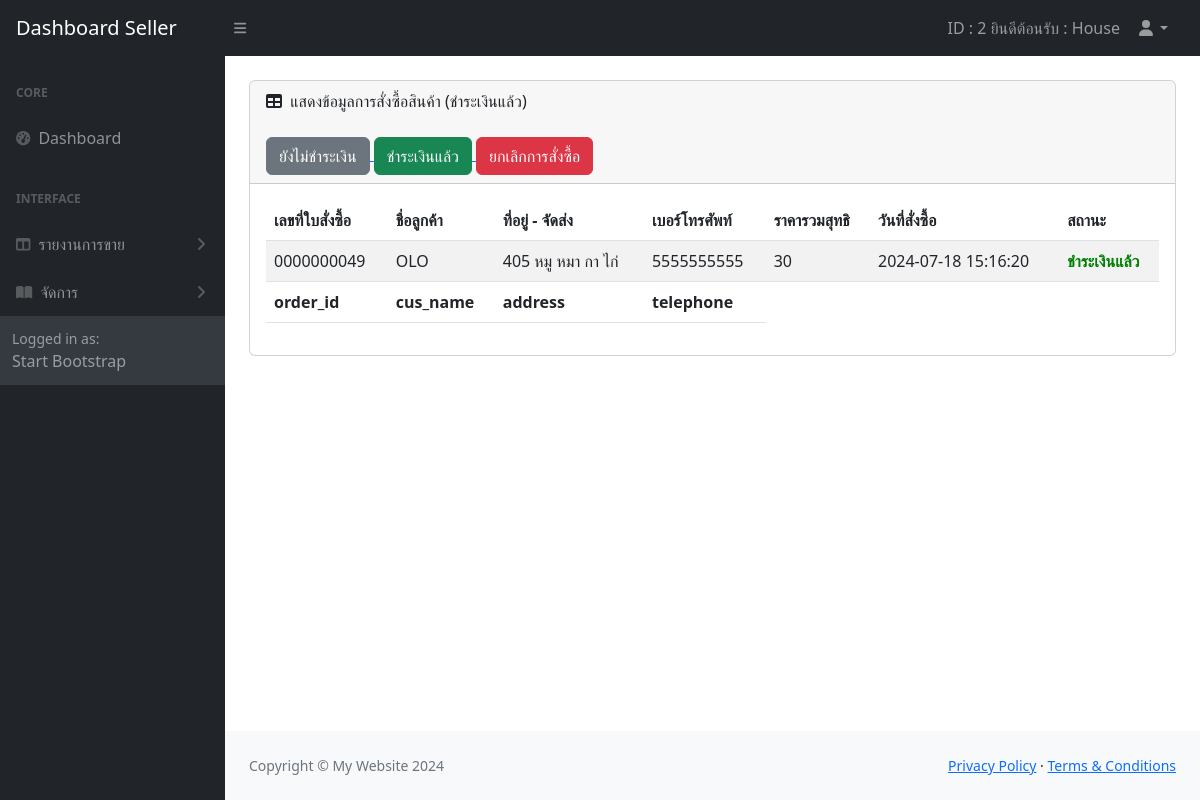
Screenshot of /Seller/report_order_yes.php (signed in) with the database file from the repository.
### tables this page shows
CREATE TABLE `tb_order` (
  `order_id` int(10) UNSIGNED ZEROFILL NOT NULL,
  `id` int(10) NOT NULL COMMENT 'ID คนซื้อ',
  `cus_name` varchar(60) NOT NULL,
  `address` text NOT NULL,
  `telephone` varchar(10) NOT NULL,
  `total_price` float NOT NULL,
  `order_status` varchar(1) NOT NULL COMMENT '0=ยกเลิกสินค้า\r\n1=ยังไม่ชำระเงิน\r\n2=ชำระเงิน\r\n3=รอตรวจสอบ',
  `reg_date` timestamp NOT NULL DEFAULT current_timestamp(),
  `dateMonth` varchar(30) NOT NULL,
  `zipcode` int(5) NOT NULL
);

CREATE TABLE `user_form` (
  `id` int(255) NOT NULL,
  `username` varchar(255) NOT NULL,
  `name` varchar(255) NOT NULL,
  `email` varchar(255) NOT NULL,
  `telephone` varchar(10) NOT NULL,
  `password` varchar(255) NOT NULL,
  `user_type` varchar(255) NOT NULL,
  `bank` varchar(255) NOT NULL COMMENT 'ชื่อธนาคาร',
  `bank_number` varchar(10) NOT NULL COMMENT 'เลขที่บัญชี'
);

### Seller/report_order_yes.php (the view, shortened to what this page needs)
<?php
$ids=$_SESSION["se_id"];
?>
<!DOCTYPE html>
<html lang="en">
    <head>
        <link href="https://cdn.jsdelivr.net/npm/simple-datatables@7.1.2/dist/style.min.css" rel="stylesheet" />
        <link href="css/styles.css" rel="stylesheet" />
    </head>
    <body class="sb-nav-fixed">
        <?php
        include 'menu1.php';
        ?>
            <div id="layoutSidenav_content">
                <main>
                    <div class="container-fluid px-4">
                        <div class="card mb-4 mt-4">
                            <div class="card-header">
                                <i class="fas fa-table me-1"></i>
                                แสดงข้อมูลการสั่งซื้อสินค้า (ชำระเงินแล้ว)
                            <div>
                                <br>
                            <a href="report_order.php" > <button type="button" class="btn btn-secondary">ยังไม่ชำระเงิน</button> </a>
                            <a href="report_order_yes.php" > <button type="button" class="btn btn-success">ชำระเงินแล้ว</button> </a>
                            <a href="report_order_no.php" > <button type="button" class="btn btn-danger">ยกเลิกการสั่งซื้อ</button> </a>
                            </div>
                            </div>
                            <div class="card-body">
                                <table id="datatablesSimple" class="table table-striped">
                                    <thead>
                                        <tr>
                                            <th>เลขที่ใบสั่งซื้อ</th>
                                            <th>ชื่อลูกค้า</th>
                                            <th>ที่อยู่ - จัดส่ง</th>
                                            <th>เบอร์โทรศัพท์</th>
                                            <th>ราคารวมสุทธิ</th>
                                            <th>วันที่สั่งซื้อ</th>
                                            <th>สถานะ</th>
                                        </tr>
                                    </thead>
                                    <tfoot>
                                        <tr>
                                            <th>order_id</th>
                                            <th>cus_name</th>
                                            <th>address</th>
                                            <th>telephone</th>
                                        </tr>
                                    </tfoot>
                                    <tbody>
<?php
$sql = "select * from tb_order t,user_form u ,order_detail od,product p where t.id=u.id and t.order_id=od.id_order and od.id_pro=p.id_pro and id_user='$ids' and order_status='2' group by t.order_id order by reg_date DESC";
$result=mysqli_query($conn,$sql);
while($row=mysqli_fetch_array($result)){
$status = $row['order_status'];
?>
                                        <tr>
                                            <td><?=$row['order_id']?></td>
                                            <td><?=$row['cus_name']?></td>
                                            <td><?=$row['address']?></td>
                                            <td><?=$row['telephone']?></td>
                                            <td><?=$row['total_price']?></td>
                                            <td><?=$row['reg_date']?></td>
                                            <td>
                                            <?php
                                        if($status == 1){
                                            echo "ยังไม่ชำระเงิน";
                                        }else if($status == 2){
                                            echo "<b style='color:green '> ชำระเงินแล้ว </b> ";
                                        }else if($status == 0){
                                            echo "<b style='color:red '> ยกเลิกการสั่งซื้อ </b> ";
                                        }
                                            ?>
                                            </td>
                                        </tr>
                                    <?php
                                    }
                                    ?>
                                </table>
                            </div>
                        </div>
                    </div>
                </main>
                <?php
        include 'footer.php';
        ?>
            </div>
        </div>
    </body>
</html>

### rows the page displays
tb_order: order_id "0000000049", cus_name "OLO", address "405 หมู หมา กา ไก่", user_form.telephone "5555555555", total_price "30", reg_date "2024-07-18 15:16:20", order_status "ชำระเงินแล้ว"

### other values shown
$_SESSION["se_id"] "2"
$_SESSION["se_name"] "House"
